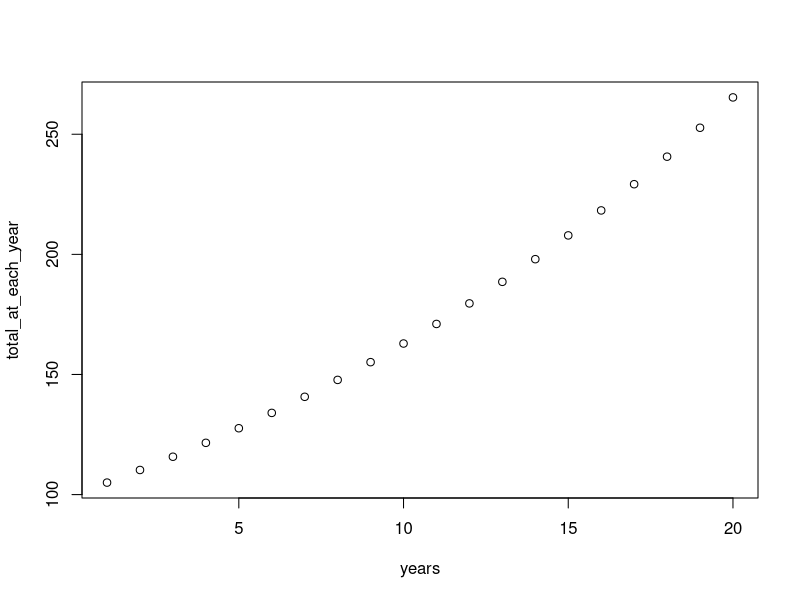

Reproduce this figure in R.
## ---- chunk 1
a <- 1 # define a variable
a <- a + 1 #add 1
print(a) # output the result
## ---- chunk 2
a <- 1 # define a variable
a <- a + 1 #add 1
if(a>4) # this is the condition which has to be met, the 'test expression'
{print(a)} # this statement runs if the test expression is true
## ---- chunk 3
a <- 1 # define a variable
a <- a + 1 #add 1
if(a>4){ # this is the condition which has to be met, the 'test expression'
  print(paste(a," is more than 4")) # this statement runs if the test expression is true
} else {
  {print(paste(a," is equal or less than 4"))} # this statement runs if the test expression is false
}
## ---- chunk 4
type_of_thing='' 
print("Is four a lot?")
if (type_of_thing=='Murders'){
  print("yes")
} else if (type_of_thing=='Dollars'){
  print("no")
} else {
  print("Depends on the context")
}
## ---- chunk 5
for (i in 1:5){
  print(i)
}
## ---- chunk 6
i <- 1 #need to initialise a starting value
while(i<6){
  print(i)
  i <- i + 1 # increment the value of the counter
}
## ---- chunk 7
years <- 10 #how many years since you started saving
savings <-100 #how much you start with
interest <- 1.05 #rate of interest, ie 5% interest
#Calculate using a loop
for (years in 1:years){
  savings<-savings*interest
}
print(paste("After", years, "years you will have £", round(savings,2))) #save more, kids
## ---- chunk 8
years <- 20 #how many years since you started saving
savings <-100 #how much you start with
interest <- 1.05 #rate of interest, ie 5% interest
#Calculate using a vector
total_at_each_year=savings*interest**(1:years) #rather than a loop all the answer values are stored in a single vector
plot(total_at_each_year,xlab="years") #bonus! We can plot, since we now have all the intervening values saved
## ---- chunk 9
my_nums=c(78,12,32,24,03,89) #just a vector of some numbers
mean(my_nums) #use the mean function to find the average

## ---- chunk 10
myfunctionname <- function(input_value) {
# comment line helpfully explaining what the function does
output_value <- input_value #lines of code which do something to the input to produce the output
return(output_value)
}
## ---- chunk 11
print(myfunctionname(3))
## ---- chunk 12
outcheck <- function(val,threshold) {
# outlier checker
if(val<threshold){
  output_value <- val #if value is below theshold return that value
} else {
  output_value <- NA #otherwise, return NaN
}
return(output_value)
}

## ---- chunk 13
outcheck(3,5)
## ---- chunk 14
outcheck(7,5)
## ---- chunk 15
threshold <- 100
outcheck(7,5) #returns NA because 7 is higher than 5
